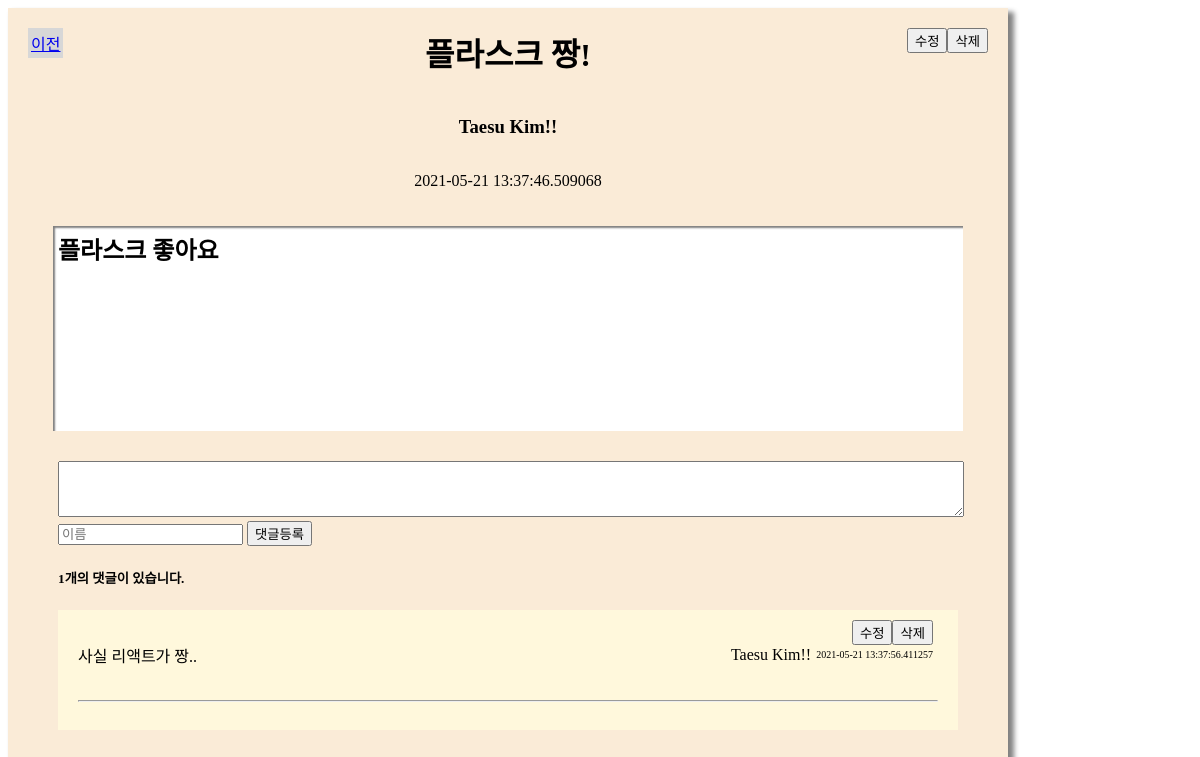
/todolists/detail/199, run on the app's committed database.
### app/models/todo.py (models this page shows)
class TodoList(db.Model):
    __tablename__ = 'todolist'
    id = db.Column(db.Integer, primary_key = True)
    label = db.Column(db.String(200), nullable = False)
    content = db.Column(db.Text(), nullable = False)
    author = db.Column(db.String(200), nullable = False)
    create_data = db.Column(db.String(200), nullable = False)

class Reply(db.Model):
    __tablename__ = 'reply'
    id = db.Column(db.Integer, primary_key = True)
    todo_id = db.Column(db.Integer, db.ForeignKey('todolist.id', ondelete='CASCADE'))
    todo = db.relationship('TodoList', backref = db.backref('reply_set'))
    content = db.Column(db.Text(), nullable = False)
    author = db.Column(db.String(200), nullable = False)
    create_data = db.Column(db.String(200), nullable = False)

### app/views/todo_view.py (the view)
@bp.route('/todolists/detail/<int:todo_id>')
def todo_detail(todo_id):
    todo = TodoList.query.get_or_404(todo_id)
    return render_template('todo/todo_detail.html', todo = todo)

### templates/todo/todo_detail.html (shortened to what this page needs)
{% extends 'base.html' %}
{% block content %}
<div class='page'>
    <a href="{{ url_for('todo.todolists')}}" class='back'>이전</a>
    <h1>{{ todo.label }}</h1>
    <h3>{{ todo.author }}</h3>
    <p>{{ todo.create_data }}</p>
    <h2>{{ todo.content }}</h2>
    <section>
        <form action="{{ url_for('todo.todo_modify', todo_id=todo.id) }}">
            <input
                type="submit"
                value='수정'
            >
        </form>
        <form action="{{ url_for('todo.todo_delete', todo_id=todo.id) }}">
            <input
                type="submit"
                value='삭제'
            >
        </form>
    </section>
    <article class='reply'>
        <form action="{{ url_for('reply.reply_create', todo_id = todo.id) }}" method="post">
            <textarea name="content" id="content" rows="15"></textarea>
            <input type='text' name='author' id='author' placeholder='이름'/>
            <input type="submit" value="댓글등록">
        </form>
        <h5>{{ todo.reply_set|length }}개의 댓글이 있습니다.</h5>
        <ul>
            {% for reply in todo.reply_set[::-1] %}
                <li>
                    {{ reply.content }}
                    <div>
                        <p>{{ reply.author }}</p>
                        <p class='date'>{{ reply.create_data }}</p>
                        <section>
                            <form action="{{ url_for('reply.reply_modify', reply_id = reply.id) }}">
                                <input
                                    type="submit"
                                    value='수정'
                                >
                            </form>
                            <form action="{{ url_for('reply.reply_delete', reply_id = reply.id) }}">
                                <input
                                    type="submit"
                                    value='삭제'
                                >
                            </form>
                        </section>
                    </div>
                </li>
                <hr>
            {% endfor %}
        </ul>
    </article>
</div>
{% endblock %}

### static/style.css (style rules this page uses)
.page { width: 1000px; height: 1000px; background-color: antiquewhite; box-shadow: 5px 5px 5px 1px rgb(130, 130, 130); display: flex; flex-direction: column; align-items: center; position: relative; }
.page .back { position: absolute; left: 20px; top: 20px; }
.page section { display: flex; position: absolute; top: 20px; right: 20px; }
.page a { background-color: rgb(215, 215, 215); padding: 3px; }
.page h2 { width: 90%; height: 200px; background-color: white; box-shadow: inset 2px 2px 2px gray; padding: 5px; }
.reply { width: 90%; height: 550px; padding: 10px; overflow: scroll; }
.reply form { width: 100%; }
.reply textarea { width: 100%; height: 50px; }
.reply ul { background-color: cornsilk; padding: 20px; }
.reply li { margin-bottom: 20px; width: 100%; display: flex; justify-content: space-between; align-items: center; position: relative; }
.reply li div { display: flex; align-items: center; }
.reply li div p { margin-right: 5px; }
.date { font-size: 10px; }
.reply li section { position: absolute; top: -10px; right: 5px; }

### data on the page
TodoList: label "플라스크 짱!", author "Taesu Kim!!", create_data "2021-05-21 13:37:46.509068", content "플라스크 좋아요"
Reply: content "사실 리액트가 짱..", author "Taesu Kim!!", create_data "2021-05-21 13:37:56.411257"

### other printed values
{{ todo.reply_set|length }} "1"
